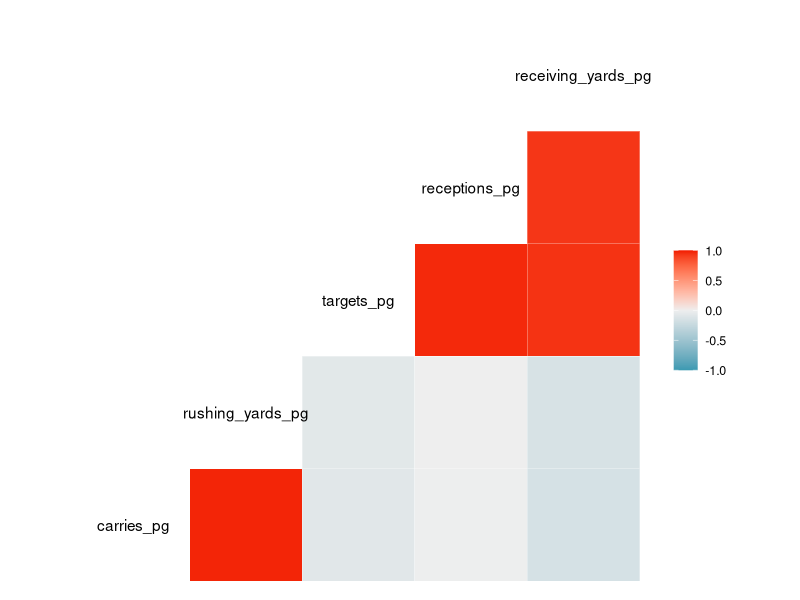
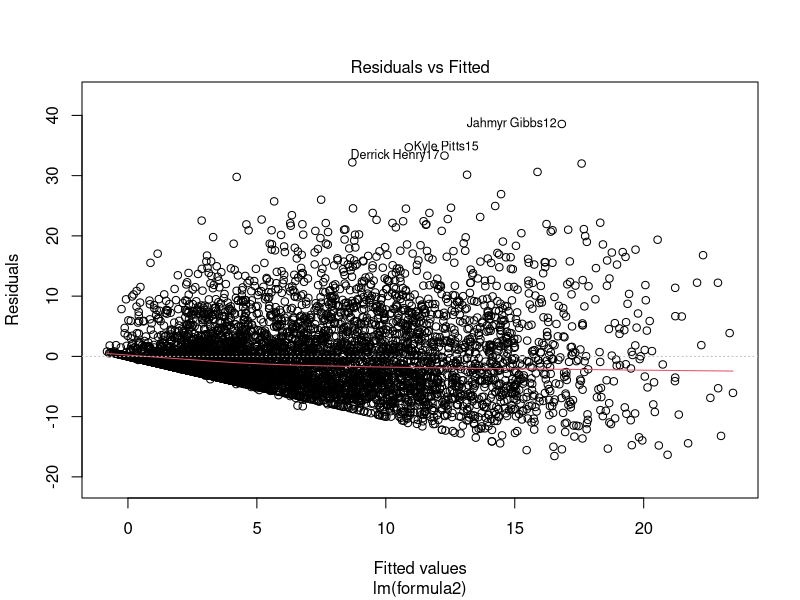

Write R code to recreate these figures, in order. (Note: this script raises an error after producing the figures.)
## ---- chunk 1
library(tidyverse)
fantasy2025 = read.csv("Datasets/fantasy2025.csv")
row.names(fantasy2025)=paste0(fantasy2025$player_display_name,fantasy2025$week)
glimpse(fantasy2025)
## ---- chunk 2
formula1=fantasy_points_ppr~position+
          carries_pg+rushing_yards_pg+
          targets_pg+receptions_pg+receiving_yards_pg+
          rushing_tds_pg +receiving_tds_pg+
          age+def_fantasy_points_pg
fit1=lm(formula1,data=fantasy2025)
library(car)
vif(fit1)
## ---- chunk 3
library(GGally)
ggcorr(fantasy2025[,c("carries_pg","rushing_yards_pg",
          "targets_pg","receptions_pg","receiving_yards_pg")])
## ---- chunk 4
formula2=fantasy_points_ppr~ position+
  carries_pg +
  targets_pg +
  yards_per_carry +
  yards_per_target +
  rushing_tds_pg +
  receiving_tds_pg +
  def_fantasy_points_pg+
  age
fit2=lm(formula2,data=fantasy2025)
library(car)
vif(fit2)
## ---- chunk 5
summary(fit2)
## ---- chunk 6
plot(fit2,which=1)
## ---- chunk 7
fantasy2025 |>
  dplyr::filter(player_display_name=="Jahmyr Gibbs"&week==12) |>
  select(player_display_name,week,opponent_team,fantasy_points_ppr)
## ---- chunk 8
p=9
2*(p+1)/nrow(fantasy2025)
head(sort(hatvalues(fit2),decreasing = TRUE))
## ---- chunk 9
set.seed(315)
n=nrow(fantasy2025)
s=sample(n,0.8*n)
train=fantasy2025[s,]
test=fantasy2025[-s,]
fit_train=lm(formula2,data=train)
yhat=predict(fit_train,test)
SSE=sum((test$fantasy_points_ppr-yhat)^2,na.rm=TRUE)
SST=sum((test$fantasy_points_ppr-mean(test$fantasy_points_ppr))^2,na.rm=TRUE)
cat("Test R^2 is",1-SSE/SST)
## ---- chunk 10
augment(lm_final, new_data = test) |>
  ggplot(aes(x = .pred, y = abs(.resid))) +
  geom_point(alpha = 0.4) +
  geom_smooth(method = "loess", se = FALSE) +
  labs(
    x = "Predicted Fantasy Points",
    y = "Absolute Residual"
  ) +
  theme_minimal()
